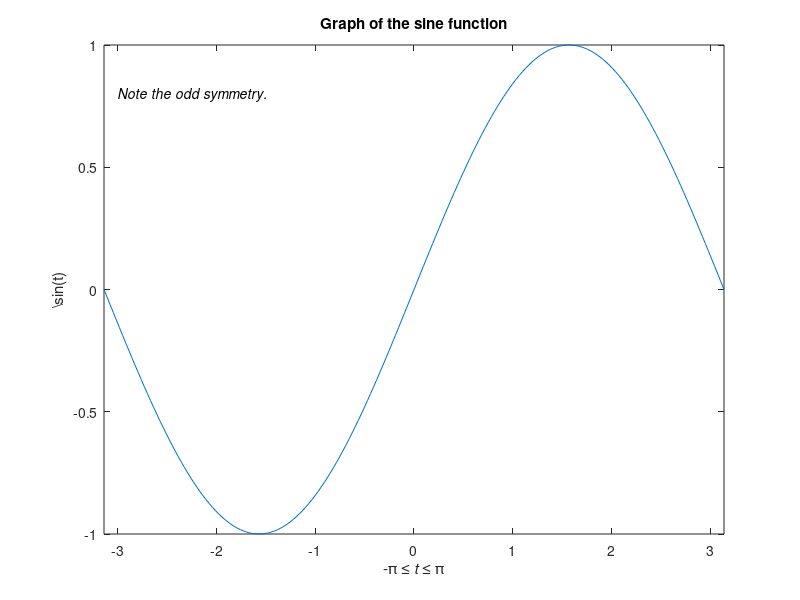

The MATLAB source for this figure:
t = -pi:pi/100:pi;
y = sin(t);
plot(t, y);
axis([-pi pi -1 1]);
xlabel('-\pi \leq {\itt} \leq \pi');
ylabel('\sin(t)');
title('Graph of the sine function');
text(-3, 0.8, '\it{Note the odd symmetry.}');